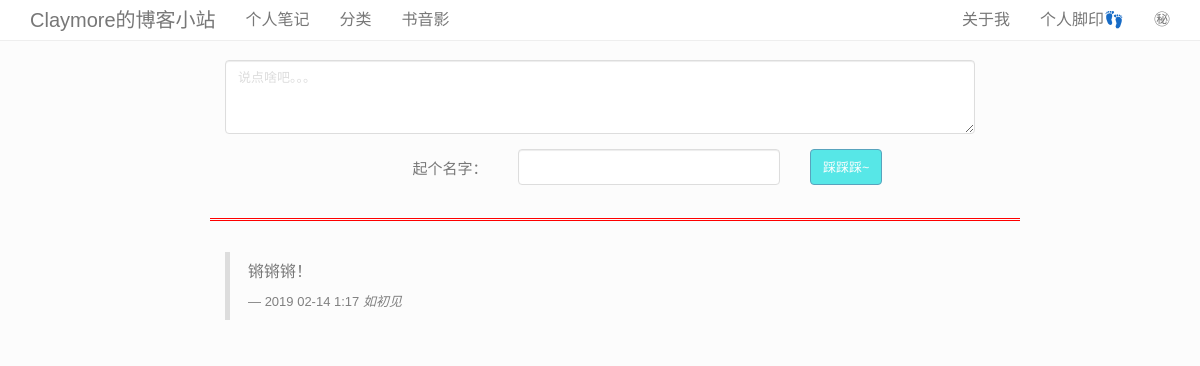
The app's page /messages/, older data.
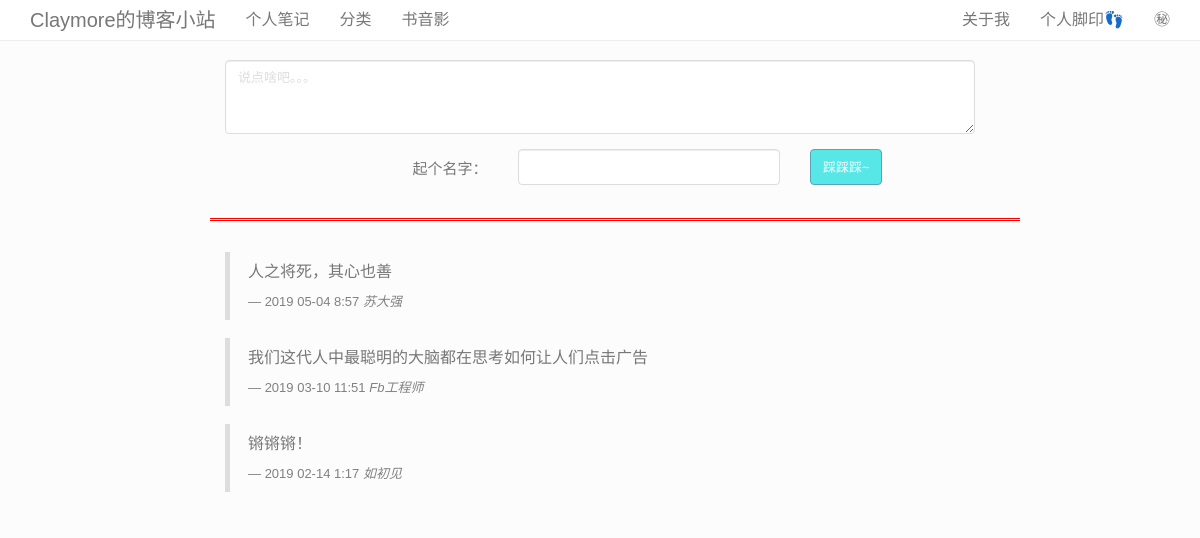
The same page, newer data.
### blog/models.py (models this page shows)
class Message(models.Model):
    id = models.AutoField(primary_key=True)
    name = models.CharField(max_length=10, blank=False, null=False)
    content = models.TextField(max_length=100, blank=False, null=False)
    time = models.DateTimeField(auto_now_add=True)
    ip = models.GenericIPAddressField(protocol='both',blank=True, null=True, default='0.0.0.0')
    class Meta:
        db_table = 'message'

### Blog_Django_py3/views.py (the view, shortened to what this page needs)
# urls.py: url(r'^messages/$', views.message, name = 'messages'),
def message(request):
    form = MessageForm()
    messages = []
    error = ''
    messages = Message.objects.all().order_by('-time')
    return render(request, 'message.html', {'form':form,'messages':messages,'error':error})

### Blog_Django_py3/form.py
class MessageForm(ModelForm):
    class Meta:
        model = Message
        fields = ('name','content',)

### templates/message.html (shortened to what this page needs)
{% extends "index_basic.html" %}
{% block main_body %}
<div class="container">
<form class="form-horizontal" action="" method="post">
	<div class="form-group">
		<p class="col-sm-2"></p>
		<div class="col-sm-8">
		{{ form.content }}
		</div>
		<p class="col-sm-2"></p>
	</div>
	<div class="form-group">
		<p class="col-sm-2"></p>
		<label class="col-sm-3 control-label">起个名字：</label>
		<div class="col-sm-3">
		{{ form.name }}
		</div>
		<div class="col-sm-2">
			<button type="submit" class="btn btn-info disabled" style="background: #00DDDD" />踩踩踩~</button>
		</div>
		<p class="col-sm-2"></p>
	</div>
</form>
	<div class="row">
		<p class="col-sm-2"></p>
		<hr class="col-sm-8" style="height:3px;border:none;border-top:3px double red;" />
        	<p class="col-sm-2"></p>
	</div>
	{% for message in messages %}
	<div class="row">
        	<p class="col-sm-2"></p>
		<div class="bs-component col-sm-8">
			<blockquote>
				<p>{{ message.content }}</p>
				<small>{{ message.time|date:"Y m-d f" }}<cite title="Source Title">  {{ message.name }}</cite></small>
			</blockquote>
		</div>
        	<p class="col-sm-2"></p>
	</div>
	{% endfor %}
</div>
{% endblock %}

### templates/index_basic.html (shortened to what this page needs)
<!DOCTYPE html>
<html lang="zh-CN">
  <head>
    <link href="/static/css/bootstrap.min.css" rel="stylesheet">
    <link href="/static/css/strapdown.css" rel="stylesheet">
  </head>
  <body>
    <div class="navbar navbar-default navbar-fixed-top">
      <div class="container">
        <div class="navbar-header">
		<a href="{% url 'index' %}" class="navbar-brand" style="font-size: 20px;">Claymore的博客小站</a>
        </div>
        <div class="navbar-collapse collapse" id="navbar-main">
          <ul class="nav navbar-nav">
            <li>
              <a href="{% url 'post_content' filename='README.md' %}">个人笔记</a>
            </li>
            <li>
              <a href="{% url 'archives' %}">分类</a>
            </li>
            <li>
              <a href="">书音影</a>
            </li>
          </ul>
          <ul class="nav navbar-nav navbar-right">
	    <li><a href="{% url 'aboutMe' %}" target="_blank">关于我</a></li>
	    <li><a href="{% url 'messages' %}" target="_blank">个人脚印👣</a></li>
	    <li><a href="{% url 'life' %}">㊙</a></li>
          </ul>
        </div>
      </div>
    </div>
    {% block main_body %}
    {% endblock %}
    </body>
</html>

### static/css/strapdown.css (style rules this page uses)
body { padding-top: 60px; padding-bottom: 40px; font-size: 15px; line-height: 150%; }
xmp, textarea { display: none; }
p, li { font-size: 16px; }
.navbar { z-index: 1; }

### templates/index_basic.html (style rules this page uses)
* { font-family: "Microsoft Yahei", "Heiti SC",Arial,”Helvetica Neue“,”Hiragino Sans GB”,Simsun,sans-self; }

Row changes from the older to the newer data that the page shows:
added Message: content "人之将死，其心也善", time "2019 05-04 8:57", name "苏大强"
added Message: content "我们这代人中最聪明的大脑都在思考如何让人们点击广告", time "2019 03-10 11:51", name "Fb工程师"
